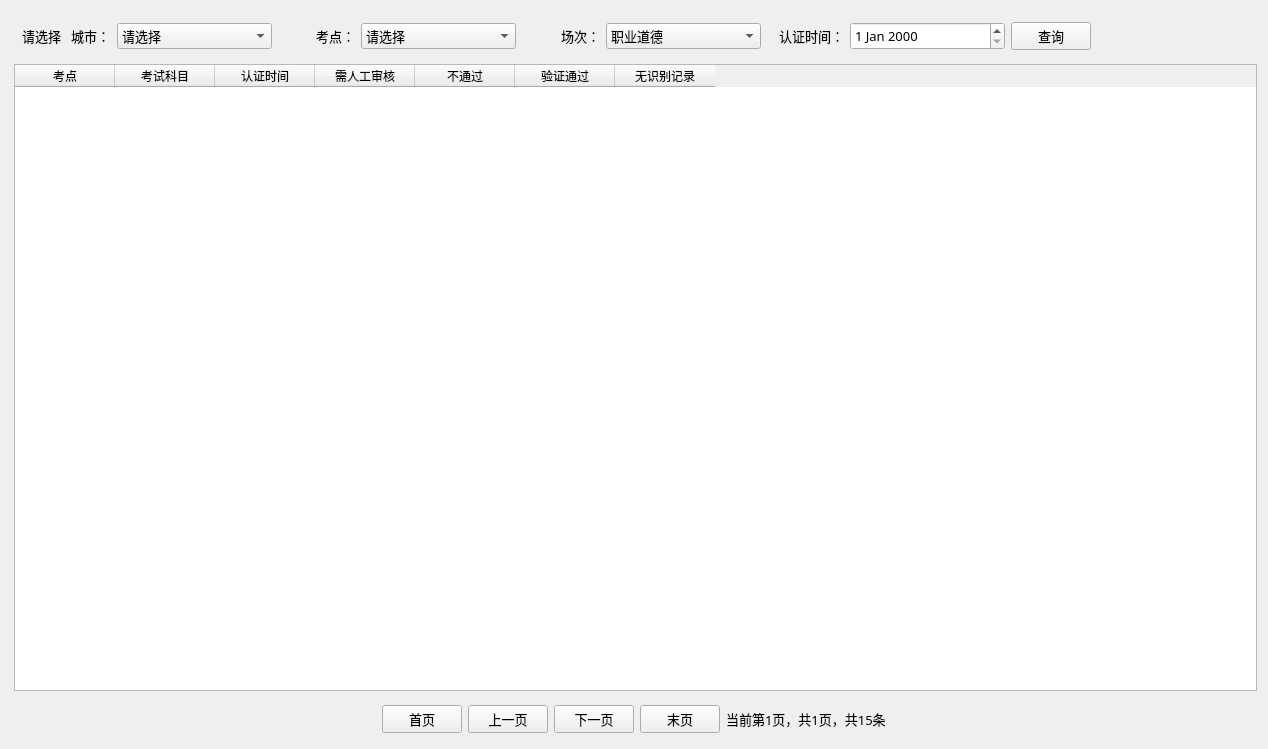
<?xml version="1.0" encoding="UTF-8"?>
<ui version="4.0">
 <class>AuthenticResTj</class>
 <widget class="QMainWindow" name="AuthenticResTj">
  <property name="geometry">
   <rect>
    <x>0</x>
    <y>0</y>
    <width>1268</width>
    <height>749</height>
   </rect>
  </property>
  <property name="sizePolicy">
   <sizepolicy hsizetype="Expanding" vsizetype="Expanding">
    <horstretch>0</horstretch>
    <verstretch>0</verstretch>
   </sizepolicy>
  </property>
  <property name="windowTitle">
   <string>认证结果查询</string>
  </property>
  <widget class="QWidget" name="centralWidget">
   <property name="enabled">
    <bool>true</bool>
   </property>
   <property name="sizePolicy">
    <sizepolicy hsizetype="Expanding" vsizetype="Expanding">
     <horstretch>0</horstretch>
     <verstretch>0</verstretch>
    </sizepolicy>
   </property>
   <property name="minimumSize">
    <size>
     <width>800</width>
     <height>600</height>
    </size>
   </property>
   <property name="cursor">
    <cursorShape>ArrowCursor</cursorShape>
   </property>
   <layout class="QVBoxLayout" name="verticalLayout" stretch="0,15,0">
    <property name="spacing">
     <number>3</number>
    </property>
    <property name="bottomMargin">
     <number>5</number>
    </property>
    <item>
     <widget class="QWidget" name="widget" native="true">
      <property name="sizePolicy">
       <sizepolicy hsizetype="Expanding" vsizetype="Expanding">
        <horstretch>0</horstretch>
        <verstretch>0</verstretch>
       </sizepolicy>
      </property>
      <layout class="QHBoxLayout" name="horizontalLayout" stretch="1,2,1,2,1,2,1,2,1,2">
       <item>
        <widget class="QLabel" name="label">
         <property name="sizePolicy">
          <sizepolicy hsizetype="Fixed" vsizetype="Preferred">
           <horstretch>0</horstretch>
           <verstretch>0</verstretch>
          </sizepolicy>
         </property>
         <property name="font">
          <font>
           <family>微软雅黑</family>
           <pointsize>10</pointsize>
          </font>
         </property>
         <property name="text">
          <string>请选择   城市：</string>
         </property>
         <property name="textFormat">
          <enum>Qt::PlainText</enum>
         </property>
         <property name="margin">
          <number>3</number>
         </property>
         <property name="indent">
          <number>-1</number>
         </property>
        </widget>
       </item>
       <item>
        <widget class="QComboBox" name="cityBox">
         <property name="font">
          <font>
           <family>微软雅黑</family>
           <pointsize>10</pointsize>
          </font>
         </property>
         <property name="currentText">
          <string>请选择</string>
         </property>
         <item>
          <property name="text">
           <string>请选择</string>
          </property>
         </item>
        </widget>
       </item>
       <item>
        <widget class="QLabel" name="label_2">
         <property name="font">
          <font>
           <family>微软雅黑</family>
           <pointsize>10</pointsize>
          </font>
         </property>
         <property name="text">
          <string>考点：</string>
         </property>
         <property name="alignment">
          <set>Qt::AlignRight|Qt::AlignTrailing|Qt::AlignVCenter</set>
         </property>
        </widget>
       </item>
       <item>
        <widget class="QComboBox" name="kdBox">
         <property name="font">
          <font>
           <family>微软雅黑</family>
           <pointsize>10</pointsize>
          </font>
         </property>
         <item>
          <property name="text">
           <string>请选择</string>
          </property>
         </item>
        </widget>
       </item>
       <item>
        <widget class="QLabel" name="label_3">
         <property name="font">
          <font>
           <family>微软雅黑</family>
           <pointsize>10</pointsize>
          </font>
         </property>
         <property name="text">
          <string>场次：</string>
         </property>
         <property name="alignment">
          <set>Qt::AlignRight|Qt::AlignTrailing|Qt::AlignVCenter</set>
         </property>
        </widget>
       </item>
       <item>
        <widget class="QComboBox" name="kcBox">
         <property name="font">
          <font>
           <family>微软雅黑</family>
           <pointsize>10</pointsize>
          </font>
         </property>
         <item>
          <property name="text">
           <string>职业道德</string>
          </property>
         </item>
         <item>
          <property name="text">
           <string>职业能力</string>
          </property>
         </item>
         <item>
          <property name="text">
           <string>岗位技能</string>
          </property>
         </item>
        </widget>
       </item>
       <item>
        <widget class="QLabel" name="label_5">
         <property name="font">
          <font>
           <family>微软雅黑</family>
           <pointsize>10</pointsize>
          </font>
         </property>
         <property name="text">
          <string>认证时间：</string>
         </property>
         <property name="alignment">
          <set>Qt::AlignRight|Qt::AlignTrailing|Qt::AlignVCenter</set>
         </property>
        </widget>
       </item>
       <item>
        <widget class="QDateEdit" name="dateEdit">
         <property name="sizePolicy">
          <sizepolicy hsizetype="Minimum" vsizetype="Expanding">
           <horstretch>0</horstretch>
           <verstretch>0</verstretch>
          </sizepolicy>
         </property>
         <property name="font">
          <font>
           <family>微软雅黑</family>
           <pointsize>10</pointsize>
          </font>
         </property>
        </widget>
       </item>
       <item>
        <widget class="QPushButton" name="queryBtn">
         <property name="sizePolicy">
          <sizepolicy hsizetype="Expanding" vsizetype="Fixed">
           <horstretch>0</horstretch>
           <verstretch>0</verstretch>
          </sizepolicy>
         </property>
         <property name="font">
          <font>
           <family>微软雅黑</family>
           <pointsize>10</pointsize>
          </font>
         </property>
         <property name="text">
          <string>查询</string>
         </property>
        </widget>
       </item>
       <item>
        <spacer name="horizontalSpacer_4">
         <property name="orientation">
          <enum>Qt::Horizontal</enum>
         </property>
         <property name="sizeHint" stdset="0">
          <size>
           <width>40</width>
           <height>20</height>
          </size>
         </property>
        </spacer>
       </item>
      </layout>
     </widget>
    </item>
    <item>
     <widget class="QWidget" name="widget_2" native="true">
      <property name="sizePolicy">
       <sizepolicy hsizetype="Expanding" vsizetype="Expanding">
        <horstretch>0</horstretch>
        <verstretch>0</verstretch>
       </sizepolicy>
      </property>
      <layout class="QVBoxLayout" name="verticalLayout_2">
       <property name="spacing">
        <number>5</number>
       </property>
       <property name="leftMargin">
        <number>3</number>
       </property>
       <property name="topMargin">
        <number>0</number>
       </property>
       <property name="rightMargin">
        <number>0</number>
       </property>
       <property name="bottomMargin">
        <number>0</number>
       </property>
       <item>
        <widget class="QTableWidget" name="resTableWidget">
         <property name="columnCount">
          <number>7</number>
         </property>
         <column>
          <property name="text">
           <string>考点</string>
          </property>
          <property name="background">
           <color>
            <red>0</red>
            <green>170</green>
            <blue>255</blue>
           </color>
          </property>
         </column>
         <column>
          <property name="text">
           <string>考试科目</string>
          </property>
         </column>
         <column>
          <property name="text">
           <string>认证时间</string>
          </property>
         </column>
         <column>
          <property name="text">
           <string>需人工审核</string>
          </property>
         </column>
         <column>
          <property name="text">
           <string>不通过</string>
          </property>
         </column>
         <column>
          <property name="text">
           <string>验证通过</string>
          </property>
         </column>
         <column>
          <property name="text">
           <string>无识别记录</string>
          </property>
         </column>
        </widget>
       </item>
      </layout>
     </widget>
    </item>
    <item>
     <widget class="QWidget" name="widget_3" native="true">
      <property name="sizePolicy">
       <sizepolicy hsizetype="Expanding" vsizetype="Expanding">
        <horstretch>0</horstretch>
        <verstretch>0</verstretch>
       </sizepolicy>
      </property>
      <layout class="QHBoxLayout" name="horizontalLayout_2" stretch="5,1,1,1,1,1,5">
       <item>
        <spacer name="horizontalSpacer">
         <property name="orientation">
          <enum>Qt::Horizontal</enum>
         </property>
         <property name="sizeHint" stdset="0">
          <size>
           <width>40</width>
           <height>20</height>
          </size>
         </property>
        </spacer>
       </item>
       <item>
        <widget class="QPushButton" name="firstPageBtn">
         <property name="sizePolicy">
          <sizepolicy hsizetype="Expanding" vsizetype="Fixed">
           <horstretch>0</horstretch>
           <verstretch>0</verstretch>
          </sizepolicy>
         </property>
         <property name="font">
          <font>
           <family>微软雅黑</family>
           <pointsize>10</pointsize>
          </font>
         </property>
         <property name="text">
          <string>首页</string>
         </property>
        </widget>
       </item>
       <item>
        <widget class="QPushButton" name="prePagBtn">
         <property name="sizePolicy">
          <sizepolicy hsizetype="Expanding" vsizetype="Fixed">
           <horstretch>0</horstretch>
           <verstretch>0</verstretch>
          </sizepolicy>
         </property>
         <property name="font">
          <font>
           <family>微软雅黑</family>
           <pointsize>10</pointsize>
          </font>
         </property>
         <property name="text">
          <string>上一页</string>
         </property>
        </widget>
       </item>
       <item>
        <widget class="QPushButton" name="nextPagBtn">
         <property name="sizePolicy">
          <sizepolicy hsizetype="Expanding" vsizetype="Fixed">
           <horstretch>0</horstretch>
           <verstretch>0</verstretch>
          </sizepolicy>
         </property>
         <property name="font">
          <font>
           <family>微软雅黑</family>
           <pointsize>10</pointsize>
          </font>
         </property>
         <property name="text">
          <string>下一页</string>
         </property>
        </widget>
       </item>
       <item>
        <widget class="QPushButton" name="lastPagBtn">
         <property name="sizePolicy">
          <sizepolicy hsizetype="Expanding" vsizetype="Fixed">
           <horstretch>0</horstretch>
           <verstretch>0</verstretch>
          </sizepolicy>
         </property>
         <property name="font">
          <font>
           <family>微软雅黑</family>
           <pointsize>10</pointsize>
          </font>
         </property>
         <property name="text">
          <string>末页</string>
         </property>
        </widget>
       </item>
       <item>
        <widget class="QLabel" name="bottomLabel">
         <property name="sizePolicy">
          <sizepolicy hsizetype="Expanding" vsizetype="Expanding">
           <horstretch>0</horstretch>
           <verstretch>0</verstretch>
          </sizepolicy>
         </property>
         <property name="font">
          <font>
           <family>微软雅黑</family>
           <pointsize>10</pointsize>
          </font>
         </property>
         <property name="text">
          <string>当前第1页，共1页，共15条</string>
         </property>
        </widget>
       </item>
       <item>
        <spacer name="horizontalSpacer_2">
         <property name="orientation">
          <enum>Qt::Horizontal</enum>
         </property>
         <property name="sizeHint" stdset="0">
          <size>
           <width>40</width>
           <height>20</height>
          </size>
         </property>
        </spacer>
       </item>
      </layout>
     </widget>
    </item>
   </layout>
  </widget>
 </widget>
 <layoutdefault spacing="6" margin="11"/>
 <resources/>
 <connections/>
</ui>
